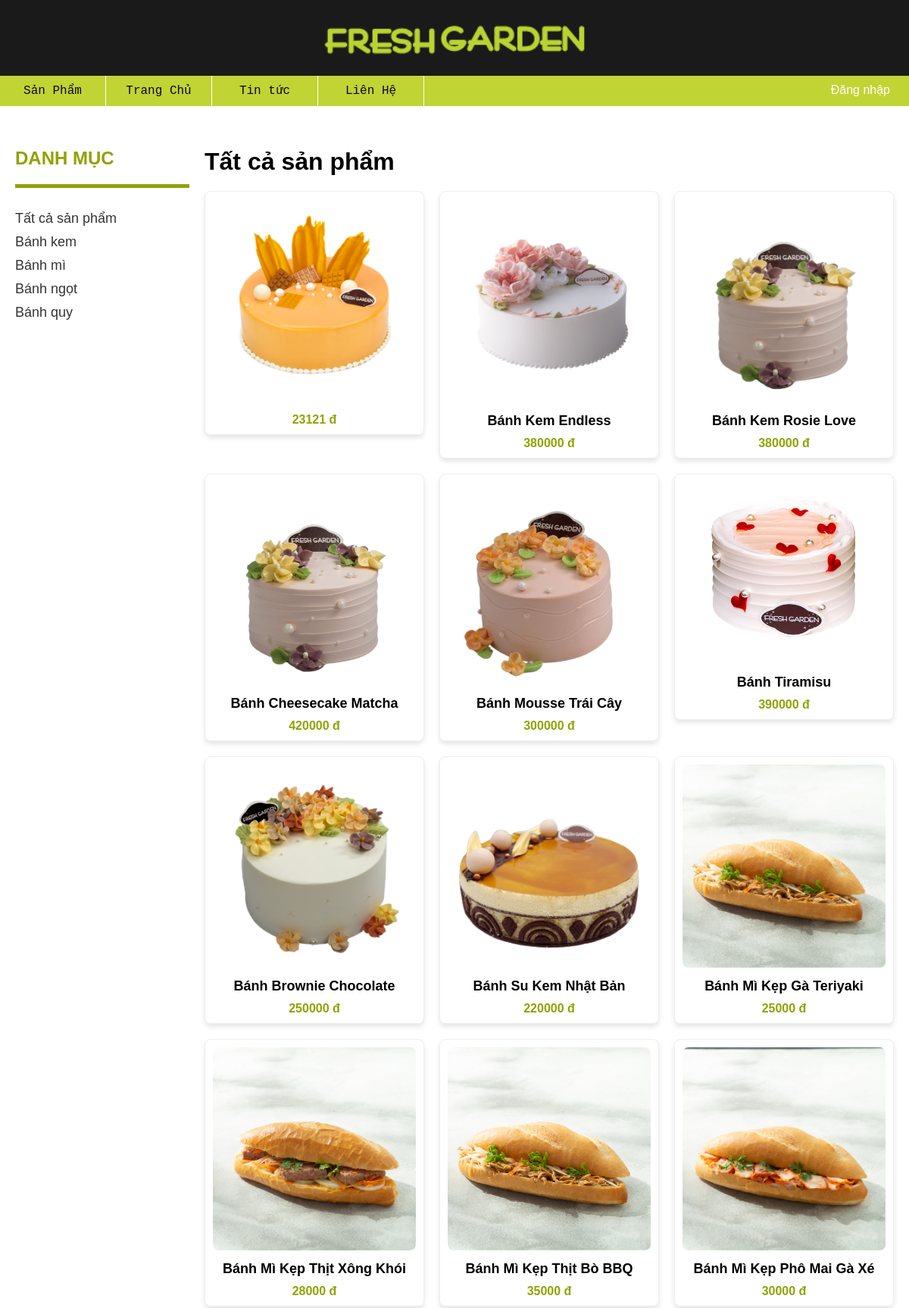
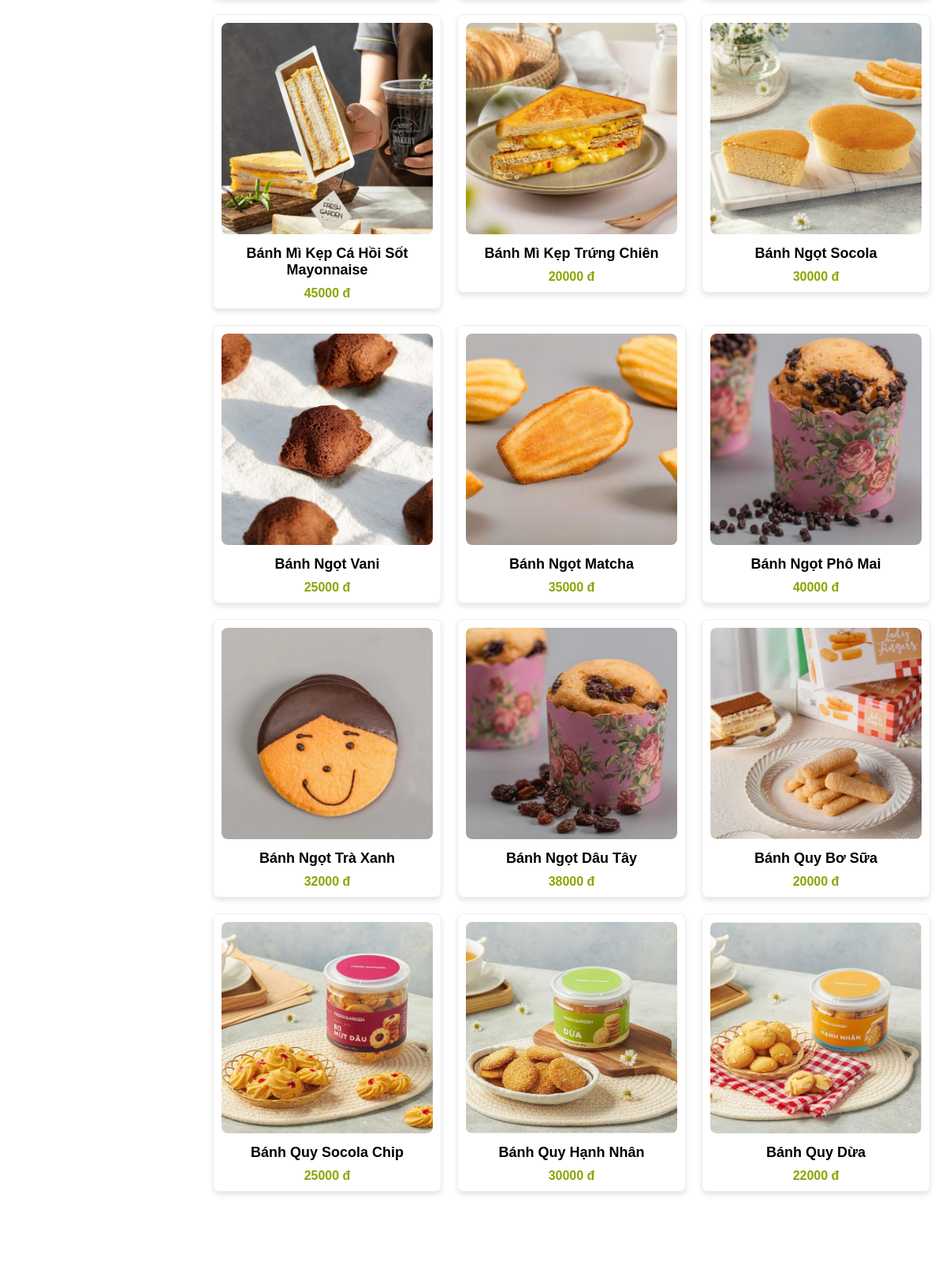
The page /Danhsachsp/Trangdanhsachsp.php (upper part) on the database its author committed (2 pictures, top to bottom).
### tables this page shows
CREATE TABLE `banh` (
  `Mabanh` varchar(10) NOT NULL,
  `Tenbanh` varchar(50) NOT NULL,
  `Nguyenlieu` varchar(500) NOT NULL,
  `Dongia` int(100) NOT NULL,
  `Mota` varchar(500) NOT NULL,
  `Hinh` varchar(30) NOT NULL,
  `Maloaibanh` varchar(10) NOT NULL,
  `Mahangsx` varchar(10) NOT NULL
);

### Danhsachsp/Trangdanhsachsp.php (the view, shortened to what this page needs)
<!DOCTYPE html>
<html lang="en">
<head>
    <link rel="stylesheet" href="./Danhsachstyle.css">
    <link rel="stylesheet" href="../Header/header.css">
    <link rel="stylesheet" href="../Menu/menu.css">
    <link rel="stylesheet" href="../Footer/footer.css">
</head>
<body>
<?php
    include('../Header/header.php');
    include('../Menu/menu.php');
    ?>
    <div class="container">
        <aside class="sidebar">
            <h2>DANH MỤC</h2>
            <hr>
            <ul>
                 <li><a href="./Trangdanhsachsp.php">Tất cả sản phẩm</a></li>
                <li><a href="./Trangdsbanhkem.php">Bánh kem</a></li>
                <li><a href="./Trangdsbanhmi.php">Bánh mì</a></li>
                <li><a href="./Trangdsbanhngot.php">Bánh ngọt</a></li>
                <li><a href="./Trangdsbanhquy.php">Bánh quy</a></li>
            </ul>
        </aside>
        <main class="product-list">
            <h1>Tất cả sản phẩm</h1>
            <div class="products">
            <?php
            include('../ketnoi.php');
            $sql = "SELECT banh.Tenbanh as tenbanh, banh.Dongia as dongia, banh.Hinh as hinh, banh.Mabanh as mabanh
            FROM banh ";
    $result = mysqli_query($conn, $sql);
    if (mysqli_num_rows($result) == 0) {
        echo "Chưa có sản phẩm nào";
    } else {
        while ($row = mysqli_fetch_array($result)) { ?>
           <a href="../Chitiet/Chitietsp.php?Mabanh=<?php echo $row['mabanh']; ?>">
           <div class="product">
                <img src="../Img/<?php echo $row['hinh']; ?>" alt="<?php echo $row['tenbanh']; ?>">
                <h3><?php echo $row['tenbanh']; ?></h3>
                <p class="price"><?php echo $row['dongia']; ?> đ</p>
            </div>
           </a>
        <?php }
    } ?>
    </div>
        </main>
    </div>
    <?php include('../Footer/footer.php');
    ?>
</body>
</html>

### Danhsachsp/Danhsachstyle.css (style rules this page uses)
* { margin: 0; padding: 0; box-sizing: border-box; }
body { font-family: Arial, sans-serif; }
.container { display: flex; max-width: 1200px; margin: 0 auto; padding: 20px; padding-top: 50px; padding-bottom: 100px; }
.sidebar { width: 250px; padding-right: 20px; }
.sidebar h2 { font-size: 24px; margin-bottom: 20px; color: #8fa300; }
.sidebar ul { list-style: none; margin-top: 30px; }
.sidebar li { font-size: 18px; margin-bottom: 10px; cursor: pointer; }
.product-list { flex: 1; }
.product-list h1 { font-size: 32px; margin-bottom: 20px; }
.products { display: grid; grid-template-columns: repeat(3, 1fr); gap: 20px; }
.product { text-align: center; border: 1px solid #eee; padding: 10px; border-radius: 8px; box-shadow: 0px 4px 6px rgba(0, 0, 0, 0.1); transition: transform 0.3s ease; }
.product img { width: 100%; height: auto; border-radius: 8px; }
.product h3 { font-size: 18px; margin: 10px 0; }
.product .price { color: #8fa300; font-size: 16px; font-weight: bold; }
hr { height: 5px; background-color: #8fa300; border: none; }
.sidebar li a { text-decoration: none; color: #333; transition: color 0.3s ease, font-weight 0.3s ease; }
a { text-decoration: none; color: black; }

### Header/header.css (style rules this page uses)
html, body { width: 100%; height: 100%; margin: 0; padding: 0; box-sizing: border-box; }

### rows shown on the page
banh: Hinh (picture), Dongia "23121"
banh: Hinh (picture), Tenbanh "Bánh Kem Endless", Dongia "380000"
banh: Hinh (picture), Tenbanh "Bánh Kem Rosie Love", Dongia "380000"
banh: Hinh (picture), Tenbanh "Bánh Cheesecake Matcha", Dongia "420000"
banh: Hinh (picture), Tenbanh "Bánh Mousse Trái Cây", Dongia "300000"
banh: Hinh (picture), Tenbanh "Bánh Tiramisu", Dongia "390000"
banh: Hinh (picture), Tenbanh "Bánh Brownie Chocolate", Dongia "250000"
banh: Hinh (picture), Tenbanh "Bánh Su Kem Nhật Bản", Dongia "220000"
banh: Hinh (picture), Tenbanh "Bánh Mì Kẹp Gà Teriyaki", Dongia "25000"
banh: Hinh (picture), Tenbanh "Bánh Mì Kẹp Thịt Xông Khói", Dongia "28000"
banh: Hinh (picture), Tenbanh "Bánh Mì Kẹp Thịt Bò BBQ", Dongia "35000"
banh: Hinh (picture), Tenbanh "Bánh Mì Kẹp Phô Mai Gà Xé", Dongia "30000"
banh: Hinh (picture), Tenbanh "Bánh Mì Kẹp Cá Hồi Sốt Mayonnaise", Dongia "45000"
banh: Hinh (picture), Tenbanh "Bánh Mì Kẹp Trứng Chiên", Dongia "20000"
banh: Hinh (picture), Tenbanh "Bánh Ngọt Socola", Dongia "30000"
banh: Hinh (picture), Tenbanh "Bánh Ngọt Vani", Dongia "25000"
banh: Hinh (picture), Tenbanh "Bánh Ngọt Matcha", Dongia "35000"
banh: Hinh (picture), Tenbanh "Bánh Ngọt Phô Mai", Dongia "40000"
banh: Hinh (picture), Tenbanh "Bánh Ngọt Trà Xanh", Dongia "32000"
banh: Hinh (picture), Tenbanh "Bánh Ngọt Dâu Tây", Dongia "38000"
banh: Hinh (picture), Tenbanh "Bánh Quy Bơ Sữa", Dongia "20000"
banh: Hinh (picture), Tenbanh "Bánh Quy Socola Chip", Dongia "25000"
banh: Hinh (picture), Tenbanh "Bánh Quy Hạnh Nhân", Dongia "30000"
banh: Hinh (picture), Tenbanh "Bánh Quy Dừa", Dongia "22000"
